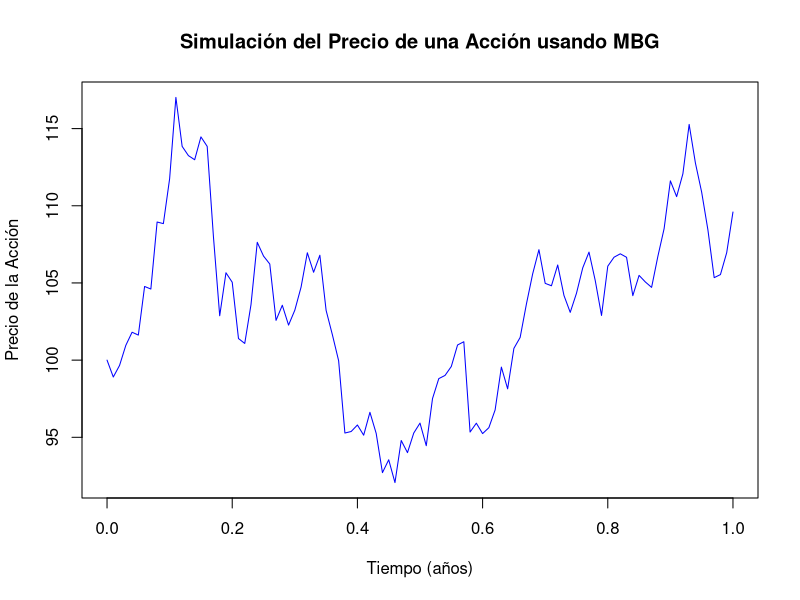

Generate this figure with R:
# Cargando las bibliotecas necesarias
library(ggplot2)

# Parámetros del modelo
S0 <- 100  # Precio inicial
mu <- 0.05  # Tasa de retorno esperada
sigma <- 0.2  # Volatilidad
T <- 1  # Periodo de tiempo en años
dt <- 0.01  # Paso de tiempo
N <- as.integer(T / dt) + 1  # Número de pasos, ajustado para incluir el último paso
t <- seq(0, T, length.out = N)  # Vector de tiempo con la longitud ajustada

# Configurando la semilla para la reproducibilidad
set.seed(42)

# Simulación del precio de la acción
Z <- rnorm(N)  # Generación de valores aleatorios normales
S <- numeric(N)  # Vector para almacenar los precios simulados
S[1] <- S0  # Estableciendo el precio inicial

for (i in 2:N) {
  S[i] <- S[i-1] * exp((mu - 0.5 * sigma^2) * dt + sigma * sqrt(dt) * Z[i])
}

# Cálculo del rendimiento simple
rendimiento_simple <- (S[N] - S[1]) / S[1]

# Gráfico de los precios simulados
plot(t, S, type = 'l', col = 'blue', main = "Simulación del Precio de una Acción usando MBG",
     xlab = "Tiempo (años)", ylab = "Precio de la Acción")

# Imprimir el rendimiento simple calculado
cat(sprintf("El rendimiento simple calculado es: %.2f%%\n", rendimiento_simple * 100))
